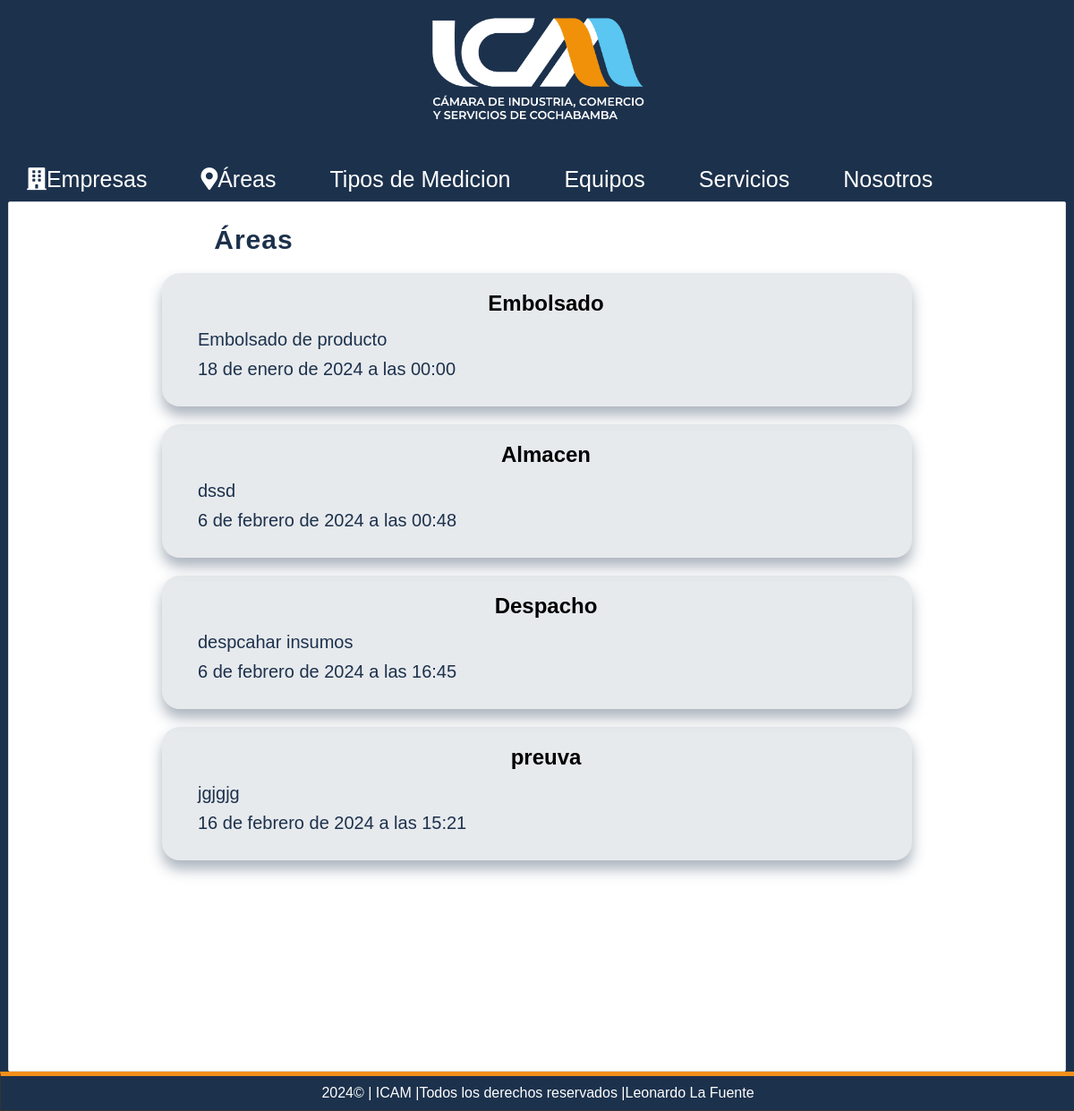
/empresa/4/areas (signed in), run on an earlier commit of the app's database.
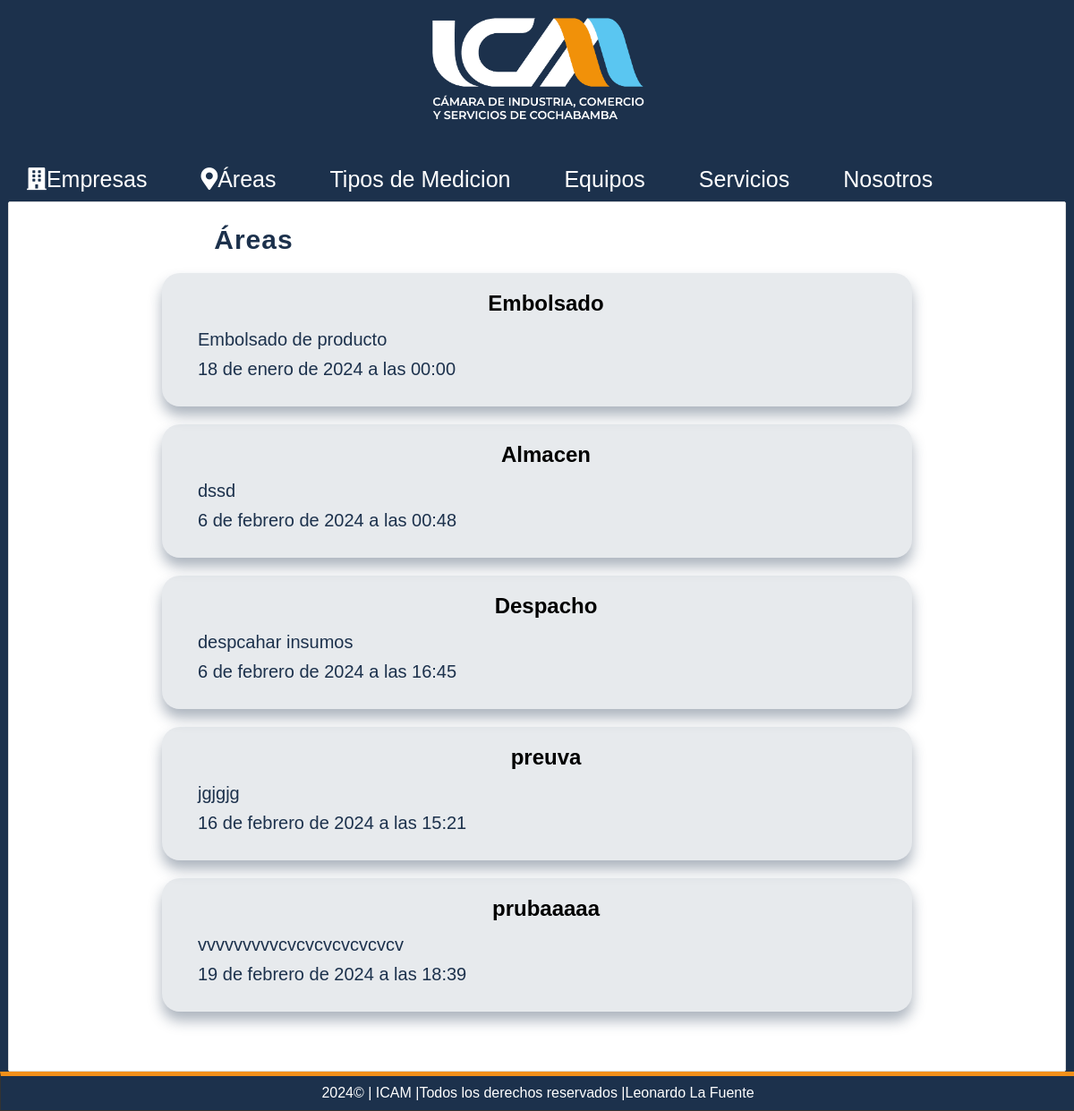
And on a later commit of the database.
### pages/models.py (models this page shows, shortened)
class Page(models.Model):
    title=models.CharField(max_length=50,verbose_name="Titulo")
    content=RichTextField(verbose_name="Contenido")
    slug=models.CharField(unique=True,max_length=150,verbose_name="Url")
    order=models.IntegerField(default=0,verbose_name="Orden")
    visible=models.BooleanField(verbose_name="Visible")
    created_at=models.DateTimeField(auto_now_add=True,verbose_name="Creado el")
    update_at=models.DateTimeField(auto_now=True,verbose_name="Actualizado el")
    class Meta:
        verbose_name='Pagina'
        verbose_name_plural="Paginas"

### record/models.py (models this page shows, shortened)
class Area(models.Model):
    name = models.CharField(max_length=200,verbose_name='Nombre del Area')
    description = models.TextField(verbose_name='Descripcion')
    created_at = models.DateTimeField(auto_now_add=True,verbose_name='Creado el')
    updated_at = models.DateTimeField(auto_now=True,verbose_name='Editado el')
    company = models.ForeignKey(Company, on_delete=models.CASCADE)
    class Meta:
        verbose_name='Area'
        verbose_name_plural='Areas'

### record/views.py (the view)
# urls.py: path('empresa/<int:company_id>/areas', views.company_areas, name='company_areas'),
@login_required(login_url="login")
def company_areas(request, company_id):
    company = get_object_or_404(Company, id=company_id)
    areas = Area.objects.filter(company=company)
    request.session['selected_company_id'] = company.id
    return render(request, 'positions/list.html', {
        'title': 'Áreas',
        'areas': areas
    })

### pages/context_processors.py (called while the page is built)
def get_pages(request):
    pages = Page.objects.filter(visible=True).order_by('order').values_list('id','title','slug')
    return {
        'pages':pages
    }

### record/processor.py (called while the page is built)
def get_areas(request):
    if request.user.is_authenticated and 'selected_company_id' in request.session:
        try:
            company = Company.objects.get(id=request.session['selected_company_id'])
            areas = Area.objects.filter(company=company).values_list('id', 'name')
            return {
                'areas': areas,
                'selected_company_id': request.session['selected_company_id'],  # Agrega esta línea
            }
        except Company.DoesNotExist:
            return {
                'areas': [],
            }
    else:
        return {
            'areas': [],
        }

### record/templates/positions/list.html (shortened to what this page needs)
{% extends "layouts/layout.html" %}
{%block content%}
<h1 class="title">{{title}}</h1>
{% for area in areas %}
    {% if area.id %}
        <a href="{% url 'area' area.id%}" style="text-decoration: none; color: inherit;">
            <article class="position-item">
                <div class="data">
                    <h3>{{ area.name }}</h3>
                    <p>{{ area.description }}
                    </p>
                    <p>
                        {{ area.created_at }}
                    </p>
                </div>
            </article>
        </a>
    {% endif %}
{% endfor %}
{%endblock%}

### mainapp/templates/layouts/layout.html (shortened to what this page needs)
<!DOCTYPE html>
<html lang="es">
<head>
    {%load static%}
    <link rel="stylesheet" href="https://cdnjs.cloudflare.com/ajax/libs/font-awesome/5.15.3/css/all.min.css">
    <link rel="stylesheet" type="text/css" href="{%static 'css/styles.css'%}">
</head>
<body>
    <header>
        <div id="logotipo">
            <img src="{%static 'imagenes/icam.png'%}" />
        </div>
    </header>
    <nav>
        <ul>
            <li>
                <a href="{% url 'index' %}"><i class="fas fa-building"></i>Empresas</a>
            </li>
            {% if user.email and 'selected_company_id' in request.session %}
                <li>
                    <a href="{% url 'company_areas' request.session.selected_company_id %}"><i class="fas fa-map-marker-alt"></i>Áreas</a>
                </li>
            {% endif %}
            {% for page in pages %}
                <li>
                    <a href="{% url 'page' page.2 %}">{{page.1}}</a>
                </li>
            {% endfor %}
            {% if user.email %}
                <li>
                    <a href="{% url 'logout' %}"><i class="fas fa-sign-out-alt"></i>Cerrar Sesion</a>
                </li>
            {% endif %}
        </ul>
    </nav>
    <div id="content">
        <div class="box">
            {% block content %}{% endblock %}
        </div>
    </div>
    <footer>
        {%now "Y"%}&copy; | ICAM |Todos los derechos reservados |Leonardo La Fuente
    </footer>
</body>
</html>

What changed in the data, as far as the page shows it:
added Area: name "prubaaaaa", description "vvvvvvvvvcvcvcvcvcvcvcv", created_at "19 de febrero de 2024 a las 18:39"
